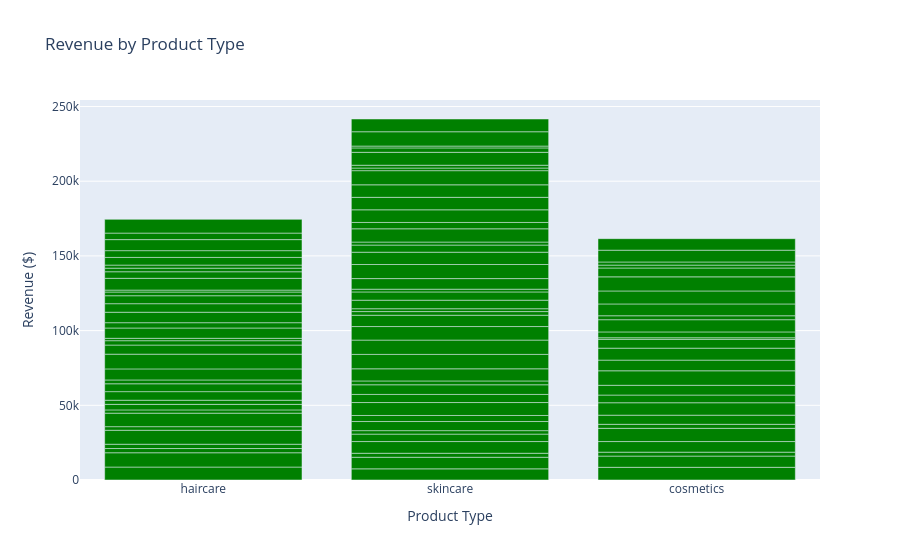

Notebook code for this chart:
### Code cell
import plotly.express as px
# Revenue generated by Product type
fig_bar = px.bar(
    data_p,
    x='Product type',
    y='Revenue generated',
    title="Revenue by Product Type",
    labels={'Revenue generated': 'Revenue ($)', 'Product type': 'Product Type'},
    hover_data={'Number of products sold': True},
    color_discrete_sequence=["green"]  # Specify the color of the bars
)
fig_bar.show()

### Figure 1 — Plotly figure (JSON) as saved in the notebook; plotly's stock layout.template omitted (floating-point values rounded to 4 significant figures)
{"data": [{"alignmentgroup": "True", "customdata": [[802], [736], [8], [83], [871], [147], [65], [426], [150], [980], [996], [960], [336], [249], [562], [469], [280], [126], [620], [187], [320], [601], [884], [391], [209], [142], [353], [352], [394], [253], [327], [168], [781], [616], [602], [449], [963], [963], [705], [176], [933], [556], [155], [598], [919], [24], [859], [910], [29], [99], [633], [154], [820], [242], [622], [701], [93], [227], [896], [484], [380], [117], [270], [246], [134], [457], [704], [513], [163], [511], [32], [637], [478], [375], [904], [106], [241], [359], [946], [198], [872], [774], [336], [663], [618], [25], [223], [79], [737], [134], [320], [916], [276], [114], [987], [672], [324], [62], [913], [627]], "hovertemplate": "Product Type=%{x}<br>Revenue ($)=%{y}<br>Number of products sold=%{customdata[0]}<extra></extra>", "legendgroup": "", "marker": {"color": "green", "pattern": {"shape": ""}}, "name": "", "offsetgroup": "", "orientation": "v", "showlegend": false, "textposition": "auto", "type": "bar", "x": ["haircare", "skincare", "haircare", "skincare", "skincare", "haircare", "skincare", "cosmetics", "cosmetics", "skincare", "skincare", "skincare", "haircare", "skincare", "skincare", "skincare", "skincare", "cosmetics", "haircare", "skincare", "skincare", "cosmetics", "haircare", "cosmetics", "haircare", "haircare", "haircare", "cosmetics", "cosmetics", "cosmetics", "haircare", "skincare", "skincare", "cosmetics", "skincare", "cosmetics", "skincare", "skincare", "cosmetics", "skincare", "skincare", "skincare", "skincare", "haircare", "cosmetics", "haircare", "haircare", "skincare", "haircare", "cosmetics", "cosmetics", "haircare", "skincare", "skincare", "haircare", "haircare", "skincare", "haircare", "skincare", "cosmetics", "skincare", "haircare", "cosmetics", "skincare", "skincare", "skincare", "skincare", "skincare", "haircare", "skincare", "haircare", "cosmetics", "cosmetics", "cosmetics", "haircare", "skincare", "haircare", "haircare", "haircare", "haircare", "skincare", "haircare", "skincare", "haircare", "haircare", "cosmetics", "skincare", "haircare", "cosmetics", "cosmetics", "skincare", "cosmetics", "cosmetics", "haircare", "cosmetics", "haircare", "cosmetics", "haircare", "skincare", "haircare"], "xaxis": "x", "y": [8662.0, 7461.0, 9578.0, 7767.0, 2687.0, 2828.0, 7823.0, 8496.0, 7517.0, 4971.0, 2331.0, 6100.0, 2874.0, 4053.0, 8654.0, 5442.0, 6454.0, 2629.0, 9365.0, 2553.0, 8128.0, 7087.0, 2391.0, 8858.0, 9049.0, 2175.0, 3716.0, 2686.0, 6117.0, 8319.0, 2766.0, 9655.0, 9572.0, 5150.0, 9062.0, 6541.0, 7573.0, 2438.0, 9692.0, 1912.0, 5725.0, 5521.0, 1840.0, 5737.0, 7152.0, 5268.0, 2557.0, 7089.0, 7397.0, 8002.0, 5911.0, 9866.0, 9436.0, 8232.0, 6088.0, 2926.0, 4767.0, 1606.0, 2021.0, 1062.0, 8864.0, 6886.0, 3900.0, 4257.0, 8459.0, 8355.0, 8368.0, 9474.0, 3550.0, 1752.0, 7015.0, 8180.0, 2633.0, 7911.0, 5710.0, 1889.0, 5328.0, 2484.0, 1292.0, 7889.0, 8652.0, 4384.0, 2943.0, 2412.0, 2048.0, 8685.0, 1230.0, 5134.0, 9445.0, 5925.0, 9593.0, 1935.0, 2100.0, 4531.0, 7888.0, 7386.0, 7698.0, 4371.0, 8526.0, 9185.0], "yaxis": "y"}], "layout": {"barmode": "relative", "legend": {"tracegroupgap": 0}, "title": {"text": "Revenue by Product Type"}, "xaxis": {"anchor": "y", "domain": [0, 1], "title": {"text": "Product Type"}}, "yaxis": {"anchor": "x", "domain": [0, 1], "title": {"text": "Revenue ($)"}}}}
